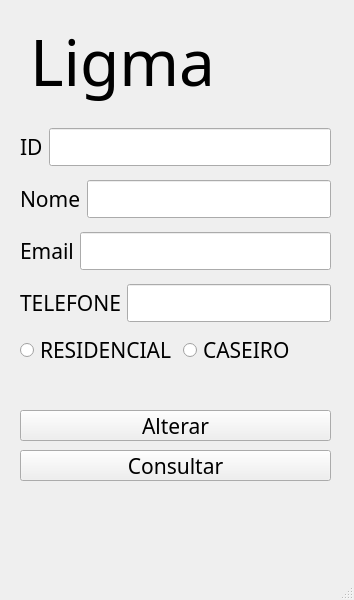
<?xml version="1.0" encoding="UTF-8"?>
<ui version="4.0">
 <class>MainWindow</class>
 <widget class="QMainWindow" name="MainWindow">
  <property name="geometry">
   <rect>
    <x>0</x>
    <y>0</y>
    <width>354</width>
    <height>600</height>
   </rect>
  </property>
  <property name="font">
   <font>
    <family>Bahnschrift Light Condensed</family>
    <pointsize>16</pointsize>
   </font>
  </property>
  <property name="windowTitle">
   <string>MainWindow</string>
  </property>
  <widget class="QWidget" name="centralwidget">
   <widget class="QLabel" name="label">
    <property name="geometry">
     <rect>
      <x>30</x>
      <y>20</y>
      <width>391</width>
      <height>81</height>
     </rect>
    </property>
    <property name="font">
     <font>
      <family>Bahnschrift Light Condensed</family>
      <pointsize>48</pointsize>
     </font>
    </property>
    <property name="text">
     <string>Ligma</string>
    </property>
   </widget>
   <widget class="QWidget" name="verticalLayoutWidget">
    <property name="geometry">
     <rect>
      <x>20</x>
      <y>120</y>
      <width>311</width>
      <height>210</height>
     </rect>
    </property>
    <layout class="QVBoxLayout" name="verticalLayout">
     <item>
      <layout class="QHBoxLayout" name="horizontalLayout_6">
       <item>
        <widget class="QLabel" name="label_9">
         <property name="text">
          <string>ID</string>
         </property>
        </widget>
       </item>
       <item>
        <widget class="QLineEdit" name="textID">
         <property name="readOnly">
          <bool>true</bool>
         </property>
        </widget>
       </item>
      </layout>
     </item>
     <item>
      <layout class="QHBoxLayout" name="horizontalLayout_4">
       <item>
        <widget class="QLabel" name="label_8">
         <property name="text">
          <string>Nome</string>
         </property>
        </widget>
       </item>
       <item>
        <widget class="QLineEdit" name="textNome"/>
       </item>
      </layout>
     </item>
     <item>
      <layout class="QHBoxLayout" name="horizontalLayout_3">
       <item>
        <widget class="QLabel" name="label_7">
         <property name="text">
          <string>Email</string>
         </property>
        </widget>
       </item>
       <item>
        <widget class="QLineEdit" name="textEmail"/>
       </item>
      </layout>
     </item>
     <item>
      <layout class="QHBoxLayout" name="horizontalLayout">
       <item>
        <widget class="QLabel" name="label_2">
         <property name="text">
          <string>TELEFONE</string>
         </property>
        </widget>
       </item>
       <item>
        <widget class="QLineEdit" name="textTelefone"/>
       </item>
      </layout>
     </item>
    </layout>
   </widget>
   <widget class="QWidget" name="horizontalLayoutWidget_5">
    <property name="geometry">
     <rect>
      <x>20</x>
      <y>310</y>
      <width>311</width>
      <height>80</height>
     </rect>
    </property>
    <layout class="QHBoxLayout" name="horizontalLayout_5">
     <item>
      <widget class="QRadioButton" name="checkedResidencial">
       <property name="text">
        <string>RESIDENCIAL</string>
       </property>
      </widget>
     </item>
     <item>
      <widget class="QRadioButton" name="checkedCasa">
       <property name="text">
        <string>CASEIRO</string>
       </property>
      </widget>
     </item>
    </layout>
   </widget>
   <widget class="QPushButton" name="cadButton">
    <property name="geometry">
     <rect>
      <x>20</x>
      <y>410</y>
      <width>311</width>
      <height>31</height>
     </rect>
    </property>
    <property name="text">
     <string>Alterar</string>
    </property>
   </widget>
   <widget class="QPushButton" name="consButton">
    <property name="geometry">
     <rect>
      <x>20</x>
      <y>450</y>
      <width>311</width>
      <height>31</height>
     </rect>
    </property>
    <property name="text">
     <string>Consultar</string>
    </property>
   </widget>
  </widget>
  <widget class="QMenuBar" name="menubar">
   <property name="geometry">
    <rect>
     <x>0</x>
     <y>0</y>
     <width>354</width>
     <height>21</height>
    </rect>
   </property>
  </widget>
  <widget class="QStatusBar" name="statusbar"/>
 </widget>
 <resources/>
 <connections/>
</ui>
